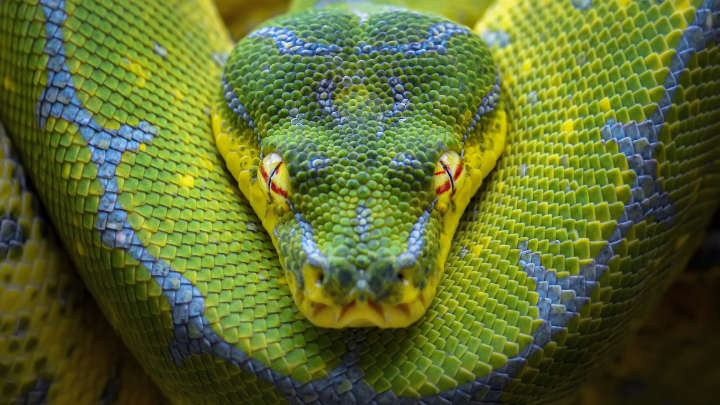
#> input picture 6-3-uzdevums/python.jpg, 720 x 405 px
$ python 6_majasdarbs_template_3.py
#> lines starting #> are read from the running program, lines starting #| are printed output that depends on the picture
#!/usr/bin/env python3
'''
Python 6 nodarbības mājasdarbs Nr.3

Uzdevums: aizpildīt vietas ar atzīmi TODO
'''

import numpy as np
import cv2

# importēt "python.jpg" bildi
img = cv2.imread('python.jpg')
#> img is the input picture: shape (405, 720, 3); mean B, G, R 47.8, 107.3, 92.4
cv2.imshow('original image', img)
cv2.waitKey(0)

# Pārveidot bildi melnbaltu un izvadīt uz ekrāna
img_melnbalts = cv2.cvtColor(img, cv2.COLOR_BGR2GRAY)
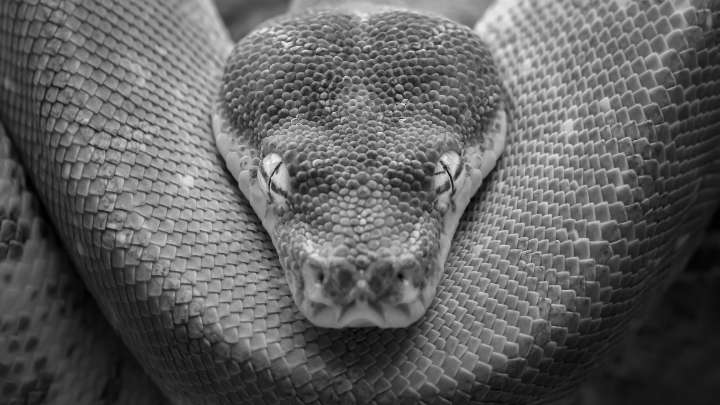
#> img_melnbalts: shape (405, 720); min 0, max 250, mean 96
cv2.imshow('grayscale image', img_melnbalts)
cv2.waitKey(0)

# pielietot canny edge detection uz originālās bildes un izvadīt uz ekrāna
img_canny = cv2.Canny(image=img, threshold1=100, threshold2=200)
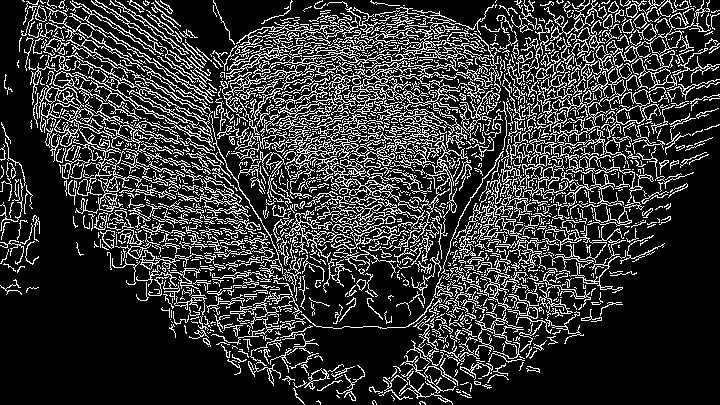
#> img_canny: shape (405, 720); 20.5% white in thin lines or dots
cv2.imshow('edge detected image', img_canny)
cv2.waitKey(0)

# Pārveidot zilo krāsu par sarkanu un izvadīt uz ekrāna
img_zils_sarkans = cv2.cvtColor(img, cv2.COLOR_BGR2RGB)
cv2.imshow('color swapped image', img_zils_sarkans)
cv2.waitKey(0)
